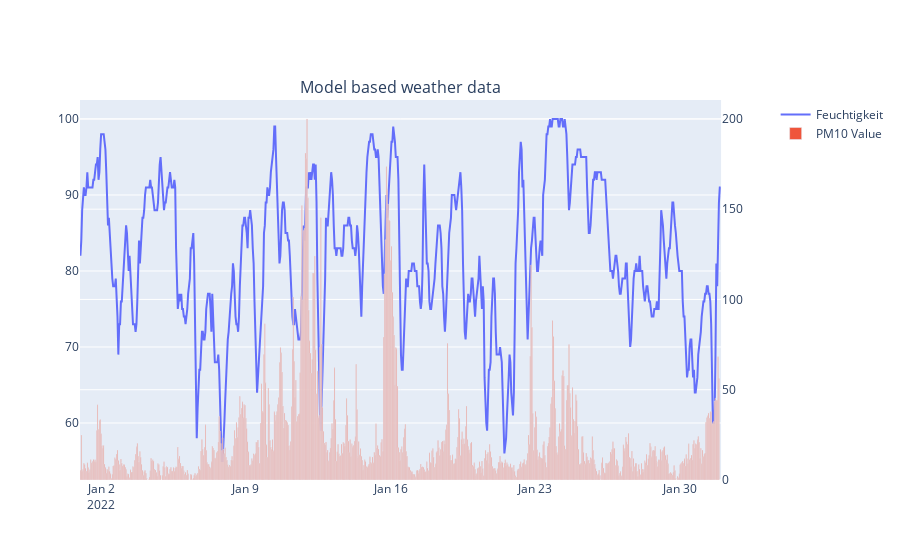

Source (notebook cell):
### Code cell
fig_model = make_subplots(specs=[[{"secondary_y": True}]], column_titles=["Model based weather data"])

fig_model.add_trace(go.Scatter(x=hourly_model.index, y=hourly_model["relativehumidity_2m"], name="Feuchtigkeit"))
fig_model.add_trace(go.Bar(x=hourly_model.index, y=januar['value'], name="PM10 Value"),secondary_y=True)

### Figure 1 — Plotly figure (JSON) as saved in the notebook; plotly's stock layout.template omitted (floating-point values rounded to 4 significant figures; data arrays with more than 128 entries replaced by an {"elided": "..."} marker saying what was removed)
{"data": [{"name": "Feuchtigkeit", "type": "scatter", "x": {"elided": "744 str values"}, "y": {"elided": "744 int values"}}, {"name": "PM10 Value", "type": "bar", "x": {"elided": "744 str values"}, "xaxis": "x", "y": {"elided": "744 float values"}, "yaxis": "y2"}], "layout": {"annotations": [{"font": {"size": 16}, "showarrow": false, "text": "Model based weather data", "x": 0.47, "xanchor": "center", "xref": "paper", "y": 1, "yanchor": "bottom", "yref": "paper"}], "xaxis": {"anchor": "y", "domain": [0, 0.94]}, "yaxis": {"anchor": "x", "domain": [0, 1]}, "yaxis2": {"anchor": "x", "overlaying": "y", "side": "right"}}}
